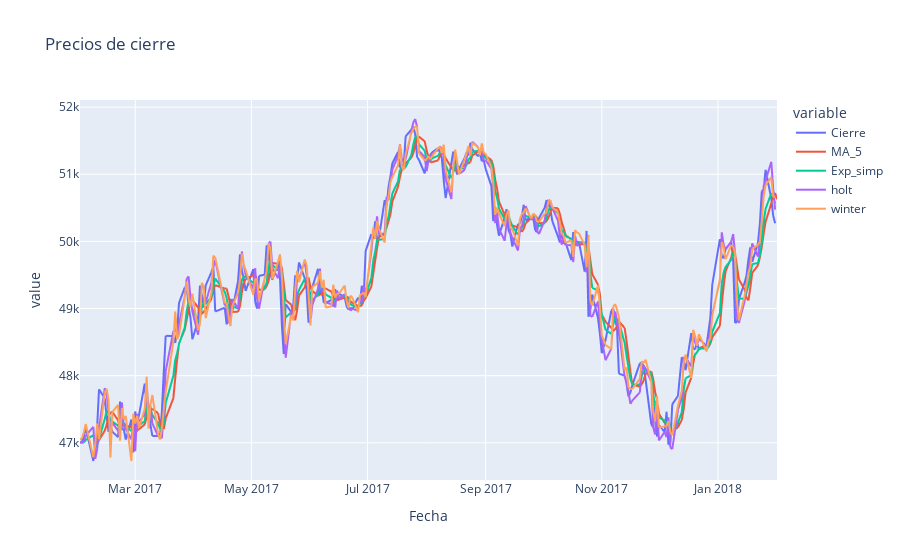

The cell this chart's notebook holds for it:
### Code cell
fig = px.line(cierre, x = "Fecha", y = ["Cierre",'MA_5', 'Exp_simp', 'holt', 'winter'], title = 'Precios de cierre')
fig.show()

### Figure 1 — Plotly figure (JSON) as saved in the notebook; plotly's stock layout.template omitted (floating-point values rounded to 4 significant figures; data arrays with more than 128 entries replaced by an {"elided": "..."} marker saying what was removed)
{"data": [{"hovertemplate": "variable=Cierre<br>Fecha=%{x}<br>value=%{y}<extra></extra>", "legendgroup": "Cierre", "line": {"color": "#636efa", "dash": "solid"}, "marker": {"symbol": "circle"}, "mode": "lines", "name": "Cierre", "showlegend": true, "type": "scattergl", "x": {"elided": "253 str values"}, "xaxis": "x", "y": {"elided": "253 float values"}, "yaxis": "y"}, {"hovertemplate": "variable=MA_5<br>Fecha=%{x}<br>value=%{y}<extra></extra>", "legendgroup": "MA_5", "line": {"color": "#EF553B", "dash": "solid"}, "marker": {"symbol": "circle"}, "mode": "lines", "name": "MA_5", "showlegend": true, "type": "scattergl", "x": {"elided": "253 str values"}, "xaxis": "x", "y": {"elided": "253 float values"}, "yaxis": "y"}, {"hovertemplate": "variable=Exp_simp<br>Fecha=%{x}<br>value=%{y}<extra></extra>", "legendgroup": "Exp_simp", "line": {"color": "#00cc96", "dash": "solid"}, "marker": {"symbol": "circle"}, "mode": "lines", "name": "Exp_simp", "showlegend": true, "type": "scattergl", "x": {"elided": "253 str values"}, "xaxis": "x", "y": {"elided": "253 float values"}, "yaxis": "y"}, {"hovertemplate": "variable=holt<br>Fecha=%{x}<br>value=%{y}<extra></extra>", "legendgroup": "holt", "line": {"color": "#ab63fa", "dash": "solid"}, "marker": {"symbol": "circle"}, "mode": "lines", "name": "holt", "showlegend": true, "type": "scattergl", "x": {"elided": "253 str values"}, "xaxis": "x", "y": {"elided": "253 float values"}, "yaxis": "y"}, {"hovertemplate": "variable=winter<br>Fecha=%{x}<br>value=%{y}<extra></extra>", "legendgroup": "winter", "line": {"color": "#FFA15A", "dash": "solid"}, "marker": {"symbol": "circle"}, "mode": "lines", "name": "winter", "showlegend": true, "type": "scattergl", "x": {"elided": "253 str values"}, "xaxis": "x", "y": {"elided": "253 float values"}, "yaxis": "y"}], "layout": {"legend": {"title": {"text": "variable"}, "tracegroupgap": 0}, "title": {"text": "Precios de cierre"}, "xaxis": {"anchor": "y", "domain": [0, 1], "title": {"text": "Fecha"}}, "yaxis": {"anchor": "x", "domain": [0, 1], "title": {"text": "value"}}}}
